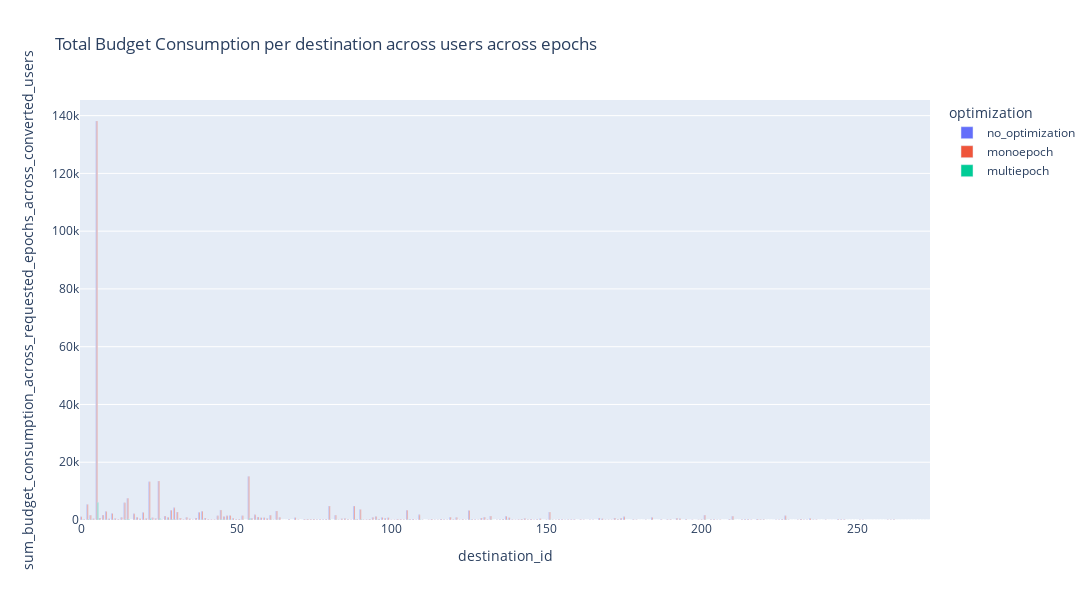
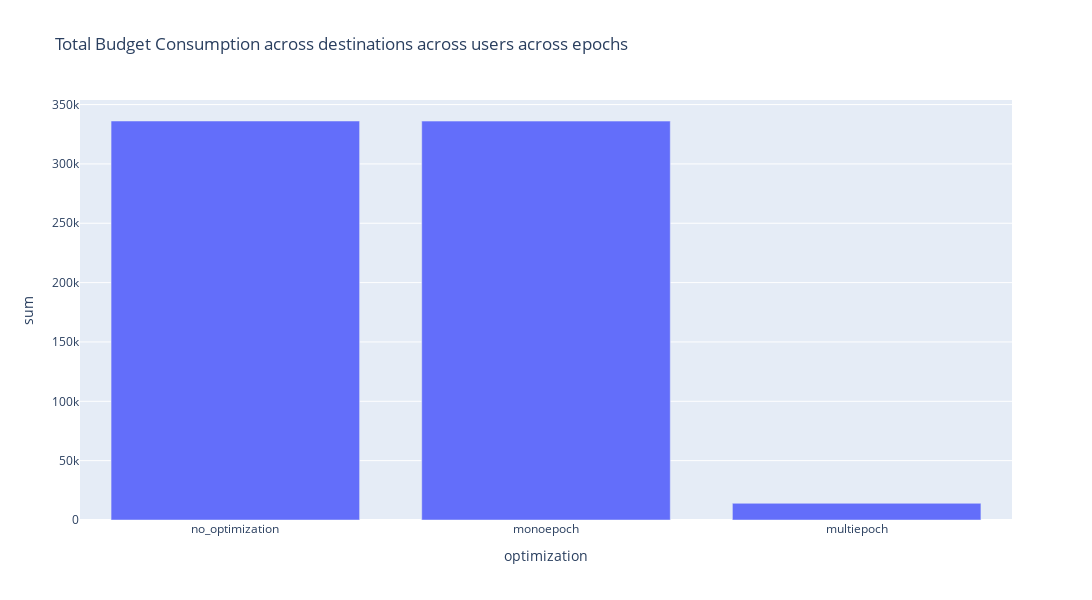

Notebook code cell kept with these figures, in order:
### Code cell
from utils import plot_sum_budget_per_destination_across_epochs_across_users, plot_sum_budget_across_destinations_across_epochs_across_users

plot_sum_budget_per_destination_across_epochs_across_users(destinations_data_df)
plot_sum_budget_across_destinations_across_epochs_across_users(destinations_data_df)

### Figure 1 — Plotly figure (JSON) as saved in the notebook; plotly's stock layout.template omitted (floating-point values rounded to 4 significant figures; data arrays with more than 128 entries replaced by an {"elided": "..."} marker saying what was removed)
{"data": [{"alignmentgroup": "True", "hovertemplate": "optimization=no_optimization<br>destination_id=%{x}<br>sum_budget_consumption_across_requested_epochs_across_converted_users=%{y}<extra></extra>", "legendgroup": "no_optimization", "marker": {"color": "#636efa", "pattern": {"shape": ""}}, "name": "no_optimization", "offsetgroup": "no_optimization", "orientation": "v", "showlegend": true, "textposition": "auto", "type": "bar", "x": {"elided": "274 int values"}, "xaxis": "x", "y": {"elided": "274 float values"}, "yaxis": "y"}, {"alignmentgroup": "True", "hovertemplate": "optimization=monoepoch<br>destination_id=%{x}<br>sum_budget_consumption_across_requested_epochs_across_converted_users=%{y}<extra></extra>", "legendgroup": "monoepoch", "marker": {"color": "#EF553B", "pattern": {"shape": ""}}, "name": "monoepoch", "offsetgroup": "monoepoch", "orientation": "v", "showlegend": true, "textposition": "auto", "type": "bar", "x": {"elided": "274 int values"}, "xaxis": "x", "y": {"elided": "274 float values"}, "yaxis": "y"}, {"alignmentgroup": "True", "hovertemplate": "optimization=multiepoch<br>destination_id=%{x}<br>sum_budget_consumption_across_requested_epochs_across_converted_users=%{y}<extra></extra>", "legendgroup": "multiepoch", "marker": {"color": "#00cc96", "pattern": {"shape": ""}}, "name": "multiepoch", "offsetgroup": "multiepoch", "orientation": "v", "showlegend": true, "textposition": "auto", "type": "bar", "x": {"elided": "274 int values"}, "xaxis": "x", "y": {"elided": "274 float values"}, "yaxis": "y"}], "layout": {"barmode": "group", "height": 600, "legend": {"title": {"text": "optimization"}, "tracegroupgap": 0}, "title": {"text": "Total Budget Consumption per destination across users across epochs"}, "width": 1100, "xaxis": {"anchor": "y", "autorange": true, "domain": [0, 1], "range": [-0.5, 273.5], "title": {"text": "destination_id"}, "type": "linear"}, "yaxis": {"anchor": "x", "autorange": true, "domain": [0, 1], "range": [0, 145400.0], "title": {"text": "sum_budget_consumption_across_requested_epochs_across_converted_users"}, "type": "linear"}}}

### Figure 2 — Plotly figure (JSON) as saved in the notebook; plotly's stock layout.template omitted (floating-point values rounded to 4 significant figures)
{"data": [{"alignmentgroup": "True", "hovertemplate": "optimization=%{x}<br>sum=%{y}<extra></extra>", "legendgroup": "", "marker": {"color": "#636efa", "pattern": {"shape": ""}}, "name": "", "offsetgroup": "", "orientation": "v", "showlegend": false, "textposition": "auto", "type": "bar", "x": ["no_optimization", "monoepoch", "multiepoch"], "xaxis": "x", "y": [336200.0, 336100.0, 14060.0], "yaxis": "y"}], "layout": {"barmode": "relative", "height": 600, "legend": {"tracegroupgap": 0}, "title": {"text": "Total Budget Consumption across destinations across users across epochs"}, "width": 1100, "xaxis": {"anchor": "y", "autorange": true, "domain": [0, 1], "range": [-0.5, 2.5], "title": {"text": "optimization"}, "type": "category"}, "yaxis": {"anchor": "x", "autorange": true, "domain": [0, 1], "range": [0, 353800.0], "title": {"text": "sum"}, "type": "linear"}}}
